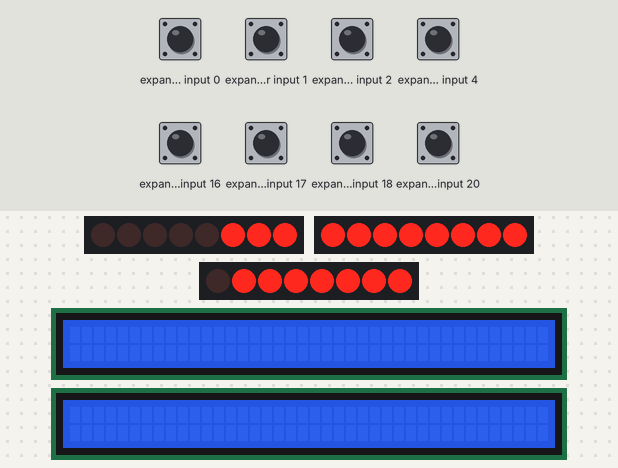
This sketch was run on a simulated Raspberry Pi Pico. Parts: 3 × 8 port-expander outputs drawn as a row of LEDs (first output left, lit = HIGH), 2 × 40×2 character LCD. Wiring (inferred from the names in the program): PCF8574 port expander at I2C address 0x20; PCF8574 port expander at I2C address 0x21; PCF8574 port expander at I2C address 0x23. Wiring (inferred from the signals the program sends): 3 × row of LEDs: on Q0, Q1, Q2, Q3, Q4, Q5, Q6, Q7 / on Q0, Q1, Q2, Q3, Q4, Q5, Q6, Q7 / on Q0, Q1, Q2, Q3, Q4, Q5, Q6, Q7. The inputs (shaded band) are chosen by the test bench; at power-on: expander input 0–2, expander input 4, expander input 16–18, expander input 20 HIGH. WiFi joins after 1.5 s; servers stay silent unless stated; random numbers use the default seed unless the sketch sets one.

Above: at 4.7 s.
4.8 s: expander input 4 pulled LOW for 0.15 s
At 5.06 s:
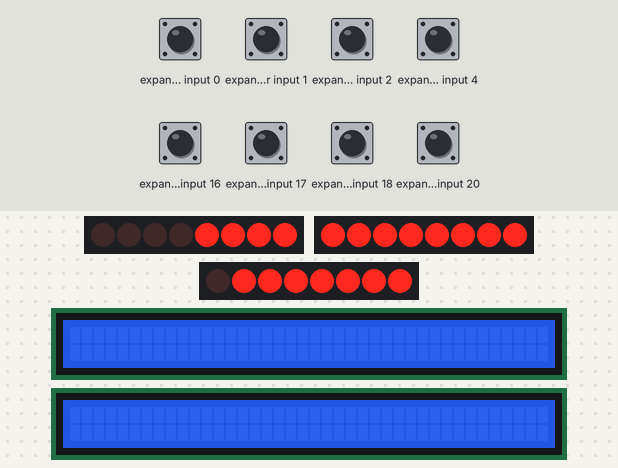
5.5 s: expander input 2 pulled LOW for 0.15 s
6.2 s: expander input 2 pulled LOW for 1 s
At 7.07 s:
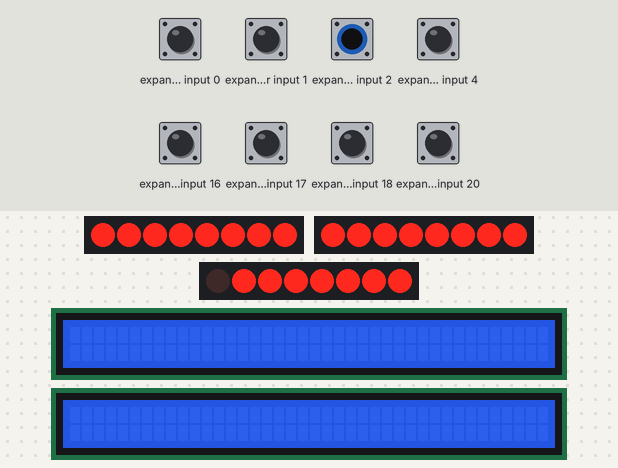
7.8 s: expander input 0 pulled LOW for 0.15 s
At 8.15 s:
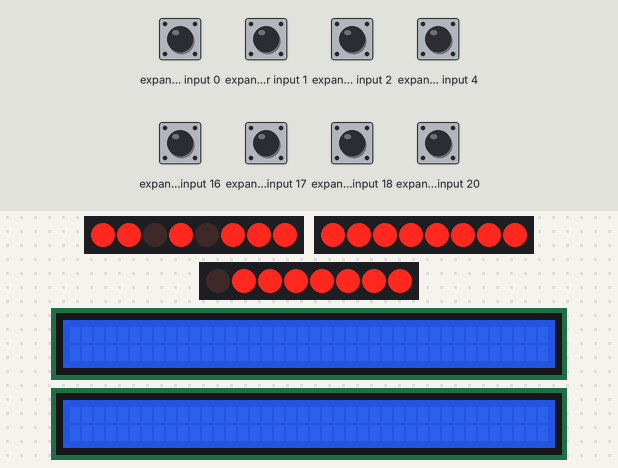
8.5 s: expander input 0 pulled LOW for 1 s
10.1 s: expander input 1 pulled LOW for 1 s
Timing chart, 0 to 18.0 s (numbered marks = the images above; inputs shaded):
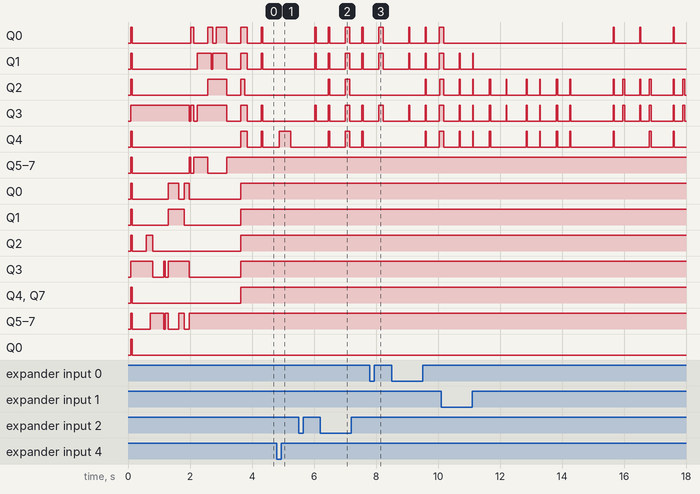

Measured:
- what the display in image 0 shows lasts 0.5 s, from 4.3 s to 4.8 s

The sketch:

ui_module.ino
```cpp
#include <SPI.h>
#include <Wire.h>
#include <Ethernet.h>
#include <EthernetUdp.h>
#include <LiquidCrystal.h>
#include "MAX7313.h"
#include "Animation.h"

#define SDA_PIN       2
#define SCL_PIN       3
#define LCD_1_BL_PIN  4
#define LCD_2_BL_PIN  5
#define LCD_RS_PIN    9
#define LCD_2_EN_PIN  10
#define LCD_1_EN_PIN  11
#define LCD_DB4_PIN   12
#define LCD_DB5_PIN   13
#define LCD_DB6_PIN   14
#define LCD_DB7_PIN   15
#define WIZ_MISO_PIN  16
#define WIZ_CS_PIN    17
#define WIZ_SCK_PIN   18
#define WIZ_MOSI_PIN  19
#define WIZ_RST_PIN   20
#define WIZ_INT_PIN   21
#define AIN_PIN       26

#define MAX7313_ADDR0 0x20
#define MAX7313_ADDR1 0x21
#define MAX7313_ADDR2 0x23

#define JUKEBOX_MODE_MUSIC   0
#define JUKEBOX_MODE_SYNTH   1
#define JUKEBOX_MODE_EFFECTS 2
#define JUKEBOX_MODE_INVALID 255

#define PACKET_ID_ROBBIE_MODE    1
#define PACKET_ID_LASER_DATA     2
#define PACKET_ID_AUDIO_DATA     3
#define PACKET_ID_BUTTON_PRESS   4
#define PACKET_ID_AUDIO_METADATA 5
#define PACKET_ID_PLAY_EFFECT    6
#define PACKET_ID_WAND_DATA      7
#define PACKET_ID_JUKEBOX_MODE   8

LiquidCrystal lcd1(LCD_RS_PIN, LCD_1_EN_PIN, LCD_DB4_PIN, LCD_DB5_PIN, LCD_DB6_PIN, LCD_DB7_PIN);
LiquidCrystal lcd2(LCD_RS_PIN, LCD_2_EN_PIN, LCD_DB4_PIN, LCD_DB5_PIN, LCD_DB6_PIN, LCD_DB7_PIN);

byte mac[] = { 0xDE, 0xAD, 0xBE, 0xEF, 0x00, 0x31 };
IPAddress ip(10, 0, 0, 31);
IPAddress jukeboxIP(10, 0, 0, 32);
IPAddress laserControllerIP(10, 0, 0, 33);
EthernetUDP udp;
#define PACKET_BUF_SIZE 1472
uint8_t packetBuffer[PACKET_BUF_SIZE];

uint16_t prevSelectedSongIndex = 1000;
uint16_t prevPlayingSongIndex = 1000;
uint8_t prevSongQueueLength = 255;
bool updateDisplay = false;

#define MAX_SONG_NAME_LEN 60
uint8_t buttonsToSend[7] = { 0, 0, 0, 0, 0, 0, 0 };
uint8_t sendMode = 0;
uint8_t currentRobbieMode = 0;
uint8_t MODE_MAPPING[10] = {
  JUKEBOX_MODE_INVALID,
  JUKEBOX_MODE_MUSIC,
  JUKEBOX_MODE_MUSIC,
  JUKEBOX_MODE_MUSIC,
  JUKEBOX_MODE_MUSIC,
  JUKEBOX_MODE_EFFECTS,
  JUKEBOX_MODE_EFFECTS,
  JUKEBOX_MODE_EFFECTS,
  JUKEBOX_MODE_SYNTH,
  JUKEBOX_MODE_EFFECTS
};

String MODE_NAMES[10] = {
  "Invalid Mode",
  "Jukebox",
  "Audio Visualization",
  "Equations",
  "Spirograph",
  "Pong",
  "Robbie",
  "Wand Drawing",
  "Wand Synth",
  "Calibration"
};

#define NUM_SOUND_EFFECTS 11
char soundEffects[NUM_SOUND_EFFECTS][15] = {
  "/robbie/1.wav",
  "/robbie/2.wav",
  "/robbie/3.wav",
  "/robbie/4.wav",
  "/robbie/5.wav",
  "/robbie/6.wav",
  "/robbie/7.wav",
  "/robbie/8.wav",
  "/robbie/9.wav",
  "/robbie/10.wav",
  "/robbie/11.wav"
};
unsigned long nextSoundEffectTime = 0;

MAX7313 io1(MAX7313_ADDR0, &Wire1);
MAX7313 io2(MAX7313_ADDR1, &Wire1);
MAX7313 io3(MAX7313_ADDR2, &Wire1);

// MAX7313 pin numbers
uint8_t DOTS_OUT[6]    = {7, 6, 4, 2, 0, 15};        //ADDR1
uint8_t BUTTONS_OUT[7] = {8, 9, 10, 11, 12, 13, 14}; //ADDR1
uint8_t MOTORS_OUT[3]  = {5, 3, 1};                  //ADDR1
uint8_t LAMP_OUT[1]    = {8};                        //ADDR0
uint8_t MOUTH_OUT[15]  = {13, 12, 11, 10, 9, //RED     ADDR0
                          7, 5, 3, 1, 15,    //WHITE
                          6, 4, 2, 0, 14};   //BLUE
uint8_t MODE_IN[8]     = {7, 5, 3, 1, 0, 6, 4, 2};   //ADDR2
uint8_t MODE_VAL[8]    = {8, 7, 6, 5, 4, 3, 2, 1};
uint8_t BUTTONS_IN[7]  = {14, 13, 12, 11, 10, 9, 8}; //ADDR2
uint8_t BUTTON_VAL[7]  = {0, 1, 2, 3, 4, 5, 6};

Animation ani(&io1, &io2, DOTS_OUT, MOTORS_OUT, LAMP_OUT, MOUTH_OUT);

/////////////////////////////////////////////////////////////////////

void setup1() {
  pinMode(LCD_1_BL_PIN, OUTPUT);
  pinMode(LCD_2_BL_PIN, OUTPUT);
  digitalWrite(LCD_1_BL_PIN, HIGH);
  digitalWrite(LCD_2_BL_PIN, HIGH);
  lcd1.begin(40, 2);
  lcd2.begin(40, 2);
  lcd1.clear();
  lcd2.clear();

  pinMode(WIZ_RST_PIN, OUTPUT);
  digitalWrite(WIZ_RST_PIN, LOW);
  delay(50);
  digitalWrite(WIZ_RST_PIN, HIGH);
  delay(750);

  Ethernet.init(WIZ_CS_PIN);
  Ethernet.begin(mac, ip);
  Ethernet.setRetransmissionCount(0);
  Ethernet.setRetransmissionTimeout(0);
  udp.begin(8888);
}

void loop1() {
  checkForPacket();
  sendUDPButtons();
  sendSoundEffect();
}

void setup() {
  pinMode(AIN_PIN, INPUT);
  randomSeed(analogRead(AIN_PIN));

  Wire1.setSDA(SDA_PIN);
  Wire1.setSCL(SCL_PIN);
  Wire1.begin();

  io1.begin();
  io2.begin();
  io3.begin();

  for (int i = 0; i < 16; i++) {
    io1.pinMode(i, OUTPUT);
    io1.analogWrite(i, 0);
    io2.pinMode(i, OUTPUT);
    io2.analogWrite(i, 15);
    io3.pinMode(i, INPUT);
  }

  delay(500);
  for (int i = 0; i < 3; i++)
    io2.analogWrite(MOTORS_OUT[i], 0);

  for (int i = 0; i < 6; i++) {
    io2.analogWrite(DOTS_OUT[i], 0);
    delay(100);
    io2.analogWrite(DOTS_OUT[i], 15);
  }

  for (int i = 0; i < 7; i++) {
    io2.analogWrite(BUTTONS_OUT[i], 0);
    delay(100);
    io2.analogWrite(BUTTONS_OUT[i], 15);
  }

  for (int i = 0; i < 1; i++) {
    io1.analogWrite(LAMP_OUT[i], 15);
    delay(100);
    io1.analogWrite(LAMP_OUT[i], 0);
  }

  for (int i = 0; i < 15; i++) {
    io1.analogWrite(MOUTH_OUT[i], 15);
    delay(100);
    io1.analogWrite(MOUTH_OUT[i], 0);
  }

  ani.start();
}

void loop() {
  checkButtons();
  ani.update();
}


/////////////////////////////////////////////////////////////////////

void checkForPacket() {
  int packetSize = udp.parsePacket();
  if (packetSize) {
    udp.read(packetBuffer, PACKET_BUF_SIZE);
    if (packetBuffer[0] == PACKET_ID_ROBBIE_MODE && packetSize == 2) {
      currentRobbieMode = packetBuffer[1];
      updateDisplay = true;
    } else if (packetBuffer[0] == PACKET_ID_AUDIO_METADATA) {
      uint16_t selectedSongIndex = ((uint16_t)packetBuffer[1] << 8) | (uint16_t)packetBuffer[2];
      uint16_t playingSongIndex = ((uint16_t)packetBuffer[3] << 8) | (uint16_t)packetBuffer[4];
      uint8_t songQueueLength = packetBuffer[5];

      if (selectedSongIndex != prevSelectedSongIndex || playingSongIndex != prevPlayingSongIndex ||
          songQueueLength != prevSongQueueLength || updateDisplay) {

        prevSelectedSongIndex = selectedSongIndex;
        prevPlayingSongIndex = playingSongIndex;
        prevSongQueueLength = songQueueLength;
        updateDisplay = false;

        char currentSong[MAX_SONG_NAME_LEN];
        for (int i = 0; i < MAX_SONG_NAME_LEN; i++)
          currentSong[i] = packetBuffer[6 + songQueueLength * 2 + i];

        lcd1.clear();
        lcd1.setCursor(0, 0);
        lcd1.print("Playing: ");
        lcd1.print(currentSong[0] == 0 ? "None" : currentSong);

        lcd1.setCursor(0, 1);
        lcd1.print("Queue:                                  ");
        lcd1.setCursor(7, 1);

        for (uint8_t i = 0; i < songQueueLength; i++) {
          uint16_t songIndex = ((uint16_t)packetBuffer[6 + i * 2] << 8) | (uint16_t)packetBuffer[6 + i * 2 + 1];
          lcd1.print((char)((songIndex / 10) + 65));
          lcd1.print((char)((songIndex % 10) + 48));
          lcd1.print(" ");
          if (i == 8 && songQueueLength > 9) {
            lcd1.print("...");
            break;
          }
        }

        lcd2.clear();
        lcd2.setCursor(0, 0);
        lcd2.print("Mode: ");
        lcd2.print(currentRobbieMode);
        lcd2.print(" - ");
        lcd2.print(MODE_NAMES[currentRobbieMode]);

        lcd2.setCursor(0, 1);
        lcd2.print("Song Selection: ");
        lcd2.print((char)((selectedSongIndex / 10) + 65));
        lcd2.print((char)((selectedSongIndex % 10) + 48));
      }
    }
  }
}

void checkButtons() {
  static unsigned long lastButtonCheck = 0;
  static uint8_t mode_states[8] = { 0, 0, 0, 0, 0, 0, 0, 0 };
  static uint8_t button_states[7] = { 0, 0, 0, 0, 0, 0, 0 };
  static uint8_t animation_step = 0;

  if (millis() - lastButtonCheck > 50) {
    for (int i = 0; i < 8; i++) {
      uint8_t state = 1 - io3.digitalRead(MODE_IN[i]);
      if (mode_states[i] == 0 && state == 1) {
        currentRobbieMode = MODE_VAL[i];
        updateDisplay = true;
        sendMode = 1;
        nextSoundEffectTime = millis() + 5000;
      }
      mode_states[i] = state;
    }

    for (int i = 0; i < 7; i++) {
      uint8_t state = 1 - io3.digitalRead(BUTTONS_IN[i]);
      io2.analogWrite(BUTTONS_OUT[i], state == 0 ? 15 : 0);
      if (button_states[i] == 0 && state == 1) {
        buttonsToSend[i] = 1;
        switch (i) {
          case 0:
            ani.setLength(20000);
            ani.forceAnimation(AM_DOTS_NIGHTRIDER);
            animation_step = animation_step == 0 ? 1 : 0;
            break;
          case 1:
            ani.setLength(20000);
            ani.forceAnimation(AM_MOUTH_PULSE);
            animation_step = animation_step == 1 ? 2 : 0;
            break;
          case 2:
            ani.setLength(20000);
            ani.forceAnimation(AM_MOTORS_SPIN);
            animation_step = animation_step == 2 ? 3 : 0;
            break;
          case 3:
            if (animation_step == 3) {
              ani.setLength(40000);
              ani.forceAnimation(AM_ALL);
            } else {
              ani.setLength(20000);
              ani.forceAnimation(AM_LAMP_MORSE_CODE);
            }
            animation_step = 0;
            break;
          default:
            break;
        }
      }
      button_states[i] = state;
    }

    lastButtonCheck = millis();
  }
}

void sendUDPButtons() {
  if (sendMode == 1) {
    if (udp.beginPacket(laserControllerIP, 8888) == 1) {
      uint8_t buf[2] = { PACKET_ID_ROBBIE_MODE, currentRobbieMode };
      udp.write(buf, 2);
      udp.endPacket();
    }

    if (udp.beginPacket(jukeboxIP, 8888) == 1) {
      uint8_t buf[2] = { PACKET_ID_JUKEBOX_MODE, MODE_MAPPING[currentRobbieMode] };
      udp.write(buf, 2);
      udp.endPacket();
    }

    sendMode = 0;
  }

  for (int i = 0; i < 7; i++) {
    if (buttonsToSend[i] == 1) {
      buttonsToSend[i] = 0;
      if (udp.beginPacket(jukeboxIP, 8888) == 1) {
        uint8_t buf[2] = { PACKET_ID_BUTTON_PRESS, BUTTON_VAL[i] };
        udp.write(buf, 2);
        udp.endPacket();
      }
    }
  }
}

void sendSoundEffect() {
  if (currentRobbieMode != 6) return;
  if (millis() > nextSoundEffectTime) {
    nextSoundEffectTime = millis() + 60000;
    int index = random(NUM_SOUND_EFFECTS);

    if (udp.beginPacket(jukeboxIP, 8888) == 1) {
      uint8_t buf[20];
      buf[0] = PACKET_ID_PLAY_EFFECT;
      for (int i = 0; i < strlen(soundEffects[index]); i++)
        buf[1 + i] = (uint8_t)(soundEffects[index][i]);
      buf[1 + strlen(soundEffects[index])] = 0;

      udp.write(buf, 2 + strlen(soundEffects[index]));
      udp.endPacket();
    }
  }
}
```

Animation.cpp
```cpp
#include "Animation.h"
#include "MAX7313.h"

Animation::Animation(MAX7313 *io1, MAX7313 *io2, uint8_t *dots, uint8_t *motors, uint8_t *lamp, uint8_t *mouth) {
  _io1 = io1;
  _io2 = io2;
  _dots = dots;
  _motors = motors;
  _lamp = lamp;
  _mouth = mouth;
}

void Animation::start() {
  running = true;
  nextUpdateTime = millis() + interval;
}

void Animation::stop() {
  running = false;
}

bool Animation::isRunning() {
  return running;
}

void Animation::setInterval(unsigned long t) {
  interval = t;
}

void Animation::setLength(unsigned long t) {
  length = t;
}

void Animation::reset() {
  for (int i = 0; i < 1; i++)  _io1->analogWrite(_lamp[i], 0);
  for (int i = 0; i < 15; i++) _io1->analogWrite(_mouth[i], 0);
  for (int i = 0; i < 3; i++)  _io2->analogWrite(_motors[i], 0);
  for (int i = 0; i < 6; i++)  _io2->analogWrite(_dots[i], 15);
}

void Animation::update() {
  static unsigned long lastUpdate = 0;
  static bool resetComplete = false;
  if (!running) return;

  unsigned long currTime = millis();
  if (currTime - lastUpdate < 20) return;
  lastUpdate = currTime;

  bool animationInProgress = startTime < currTime && startTime + length > currTime;
  bool animationDone = startTime + length < currTime;
  bool readyToStartAnimation = nextUpdateTime < currTime;

  if (readyToStartAnimation) {
    nextUpdateTime = currTime + length + interval;
    startTime = currTime;
    resetComplete = false;
    if (nextMode != -1) {
      currentMode = nextMode;
      nextMode = -1;
    } else {
      currentMode = (currentMode + 1) % NUM_MODES;
    }
  } else if (animationDone) {
    if (!resetComplete) {
      reset();
      resetComplete = true;
    }
    return;
  } else if (!animationInProgress) {
    return;
  }

  switch (currentMode) {
    case AM_DOTS_NIGHTRIDER:
      dots_nightrider();
      break;
    case AM_MOUTH_PULSE:
      mouth_pulse();
      break;
    case AM_MOTORS_SPIN:
      motors_spin();
      break;
    case AM_LAMP_MORSE_CODE:
      lamp_morse_code();
      break;
    case AM_ALL:
      dots_nightrider();
      mouth_pulse();
      motors_spin();
      lamp_morse_code();
      break;
    default:
      break;
  }
}

void Animation::forceAnimation(int mode) {
  nextMode = mode;
  nextUpdateTime = millis();
  reset();
}

uint8_t Animation::cube(double x) {
  int y = (int)(x * x * x / 15.0 / 15.0);
  if      (y > 15) return 15;
  else if (y < 0)  return 0;
  else             return y;
}

void Animation::dots_nightrider() {
  for (int i = 0; i < 6; i++) {
    double dotIndex = (sin((double)millis() / 1000.0 * 4.0) + 1.0) * 2.5;
    _io2->analogWrite(_dots[i], 15 - cube(15 - 3 * abs(i - dotIndex)));
  }
}

void Animation::mouth_pulse() {
  static int colorOffset = 0;
  static unsigned long lastColorUpdate = 0;
  static unsigned long lastIntensityUpdate = 0;

  if (millis() - lastColorUpdate > 10000) {
    lastColorUpdate = millis();
    colorOffset += 5;
    if (colorOffset > 10) colorOffset = 0;

    for (int i = 0; i < 15; i++)
      _io1->analogWrite(_mouth[i], 0);
  }

  if (millis() - lastIntensityUpdate > 100) {
    lastIntensityUpdate = millis();

    _io1->analogWrite(_mouth[0 + colorOffset], (uint8_t)random(6, 16));
    _io1->analogWrite(_mouth[1 + colorOffset], (uint8_t)random(0, 6));
    _io1->analogWrite(_mouth[2 + colorOffset], (uint8_t)random(0, 2));
    _io1->analogWrite(_mouth[3 + colorOffset], (uint8_t)random(0, 6));
    _io1->analogWrite(_mouth[4 + colorOffset], (uint8_t)random(6, 16));
  }
}

void Animation::motors_spin() {
  static uint8_t motorPattern[3] = {1, 1, 1};
  static unsigned long lastUpdate = 0;

  if (millis() - lastUpdate > 3000) {
    while (true) {
      uint8_t sum = 0;
      for (int i = 0; i < 3; i++) {
        motorPattern[i] = random(2);
        sum += motorPattern[i];
      }
      if (sum > 0) break;
    }
    lastUpdate = millis();
  }

  for (int i = 0; i < 3; i++)
    _io2->analogWrite(_motors[i], motorPattern[i] * 4);
}

int Animation::expandMorseCode(int phraseIndex, uint8_t *phrase) {
  int len = 0;
  for (int i = 0; i < strlen(morse_phrases[phraseIndex]); i++) {
    int c = morse_phrases[phraseIndex][i] - 65;
    if (c == -33) {
      phrase[len++] = 0; phrase[len++] = 0; phrase[len++] = 0; phrase[len++] = 0;
    } else if (c >= 0 && c < 26) {
      for (int j = 0; j < strlen(morse_lut[c]); j++) {
        if (morse_lut[c][j] == '.') {
          phrase[len++] = 15;
        } else {
          phrase[len++] = 15; phrase[len++] = 15; phrase[len++] = 15;
        }
        phrase[len++] = 0; phrase[len++] = 0; phrase[len++] = 0;
      }
    }
  }
  phrase[len++] = 0; phrase[len++] = 0; phrase[len++] = 0; phrase[len++] = 0;
  phrase[len++] = 0; phrase[len++] = 0; phrase[len++] = 0;
  return len;
}

void Animation::lamp_morse_code() {
  static int currentPhraseIndex = 0;
  static unsigned long lastStartTime = 0;
  static int phraseLen = 0;
  static uint8_t phrase[1024];

  unsigned long phraseTimeIndex = (millis() - lastStartTime) / MORSE_TIME_UNIT_MS;
  if (phraseTimeIndex < phraseLen) {
    _io1->analogWrite(_lamp[0], phrase[phraseTimeIndex]);
  } else {
    lastStartTime = millis();
    currentPhraseIndex = (currentPhraseIndex + 1) % NUM_MORSE_PHRASES;
    phraseLen = expandMorseCode(currentPhraseIndex, phrase);
  }
}
```

Animation.h
```cpp
#ifndef _ANIMATION_H
#define _ANIMATION_H

#include "MAX7313.h"

//Animation modes
#define NUM_MODES          4
#define AM_DOTS_NIGHTRIDER 0
#define AM_MOUTH_PULSE     1
#define AM_MOTORS_SPIN     2
#define AM_LAMP_MORSE_CODE 3
#define AM_ALL             4

#define NUM_MORSE_PHRASES  3
#define MORSE_TIME_UNIT_MS 200

class Animation {
  public:
    Animation(MAX7313 *io1, MAX7313 *io2, uint8_t *dots, uint8_t *motors, uint8_t *lamp, uint8_t *mouth);
    void start();
    void stop();
    bool isRunning();
    void setInterval(unsigned long t);
    void setLength(unsigned long t);
    void update();
    void forceAnimation(int mode);
    void reset();

  private:
    MAX7313 *_io1;
    MAX7313 *_io2;
    uint8_t *_dots;
    uint8_t *_motors;
    uint8_t *_lamp;
    uint8_t *_mouth;

    bool running = false;
    unsigned long interval = 60000;
    unsigned long length = 20000;
    unsigned long nextUpdateTime = 0;
    unsigned long startTime = 0;
    int currentMode = -1;
    int nextMode = -1;

    char morse_lut[26][5] = {
      ".-",   //A
      "-...", //B
      "-.-.", //C
      "-..",  //D
      ".",    //E
      "..-.", //F
      "--.",  //G
      "....", //H
      "..",   //I
      ".---", //J
      "-.-",  //K
      ".-..", //L
      "--",   //M
      "-.",   //N
      "---",  //O
      ".--.", //P
      "--.-", //Q
      ".-.",  //R
      "...",  //S
      "-",    //T
      "..-",  //U
      "...-", //V
      ".--",  //W
      "-..-", //X
      "-.--", //Y
      "--.."  //Z
    };

    char morse_phrases[NUM_MORSE_PHRASES][20] = { "MATH CAMP", "BURNING MAN", "SIERPINSKI" };

    uint8_t cube(double x);
    int expandMorseCode(int phraseIndex, uint8_t *phrase);
    void dots_nightrider();
    void mouth_pulse();
    void motors_spin();
    void lamp_morse_code();
};

#endif
```

Source omitted: MAX7313.cpp (5437 bytes), MAX7313.h (4064 bytes)
